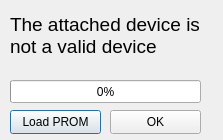
<?xml version="1.0" encoding="UTF-8"?>
<ui version="4.0">
 <class>Dialog</class>
 <widget class="QDialog" name="Dialog">
  <property name="geometry">
   <rect>
    <x>0</x>
    <y>0</y>
    <width>223</width>
    <height>140</height>
   </rect>
  </property>
  <property name="windowTitle">
   <string>Invalid Device</string>
  </property>
  <widget class="QPushButton" name="load_prom_button">
   <property name="geometry">
    <rect>
     <x>10</x>
     <y>110</y>
     <width>91</width>
     <height>24</height>
    </rect>
   </property>
   <property name="text">
    <string>Load PROM</string>
   </property>
  </widget>
  <widget class="QPushButton" name="ok_button">
   <property name="geometry">
    <rect>
     <x>110</x>
     <y>110</y>
     <width>91</width>
     <height>24</height>
    </rect>
   </property>
   <property name="text">
    <string>OK</string>
   </property>
   <property name="flat">
    <bool>false</bool>
   </property>
  </widget>
  <widget class="QLabel" name="label">
   <property name="geometry">
    <rect>
     <x>10</x>
     <y>10</y>
     <width>201</width>
     <height>51</height>
    </rect>
   </property>
   <property name="font">
    <font>
     <pointsize>14</pointsize>
    </font>
   </property>
   <property name="text">
    <string>The attached device is not a valid device</string>
   </property>
   <property name="wordWrap">
    <bool>true</bool>
   </property>
  </widget>
  <widget class="QProgressBar" name="progressBar">
   <property name="geometry">
    <rect>
     <x>10</x>
     <y>80</y>
     <width>191</width>
     <height>23</height>
    </rect>
   </property>
   <property name="maximum">
    <number>1024</number>
   </property>
   <property name="value">
    <number>0</number>
   </property>
  </widget>
 </widget>
 <resources/>
 <connections/>
</ui>
